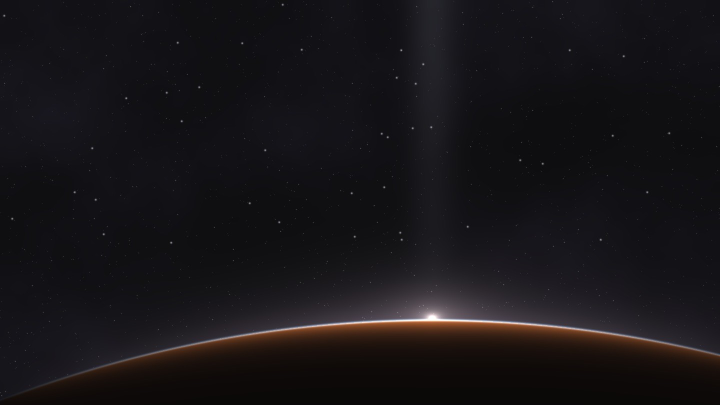
#> input picture client/sgrender/art/SGHud-login.jpg, 1440 x 810 px (shown at 1/2 size)
$ python make_go_icon.py
#> lines starting #> are read from the running program, lines starting #| are printed output that depends on the picture
"""GO ICON (user 2026-11-02 17:47 "安装文件的图示是否能改成刚刚的地平线背景"): a square crop around the planet horizon
of the login background D (client/sgrender/art/SGHud-login.jpg).  Writes
  launcher/go.ico          16-256 px (PNG entries): GOLauncher.exe / GORelay.exe (launcher.res), the installer (nsi)
  deploy/go_icon32.png     32 x 32: the game exe's own icons (tools/set_exe_icon.py patches them in place)
Small sizes are brighter and sharper (the thin horizon line would vanish).
usage: python tools/make_go_icon.py"""
import io, os, struct, sys
from PIL import Image, ImageEnhance, ImageFilter
REPO = os.path.normpath(os.path.join(os.path.dirname(os.path.abspath(__file__)), ".."))
bg = Image.open(os.path.join(REPO, "client", "sgrender", "art", "SGHud-login.jpg")).convert('RGB')
#> bg is the input picture: PIL image 1440x810 RGB; mean R, G, B 23.4, 20.8, 23.7
W, H = bg.size; cx = int(0.6 * W)
#> after `W, H = bg.size`: W = 1440; H = 810
#> after `cx = int(0.6 * W)`: cx = 864
src = bg.crop((cx - 200, H - 400, cx + 200, H))
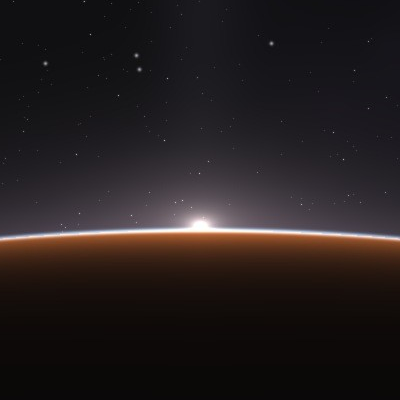
#> src: PIL image 400x400 RGB; mean R, G, B 36.8, 30.1, 30.5
def at(s):
    im = ImageEnhance.Brightness(src).enhance(1.25 if s > 48 else 1.55)
    if s <= 48: im = ImageEnhance.Contrast(im).enhance(1.35)
    im = im.resize((s, s), Image.LANCZOS)
    if s <= 48: im = im.filter(ImageFilter.UnsharpMask(1, 120, 2))
    return im
sizes = [16, 24, 32, 48, 64, 128, 256]
ents, datas = [], []
for s in sizes:
    b = io.BytesIO(); at(s).convert('RGBA').save(b, 'PNG'); datas.append(b.getvalue())
#> this loop made 7 passes
#> pass 1, in at, `im = ImageEnhance.Brightness(src).enhance(1.25 if s > 48 else 1.55)`:
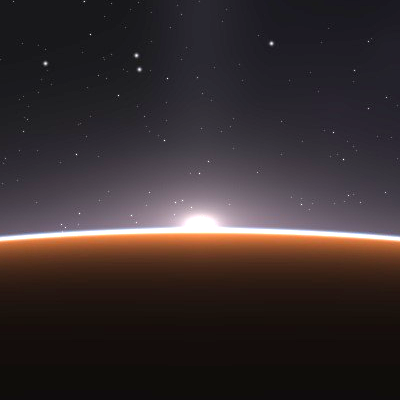
#> im: PIL image 400x400 RGB; mean R, G, B 55.3, 45.3, 46
#> pass 1, in at, `if s <= 48: im = ImageEnhance.Contrast(im).enhance(1.35)`:
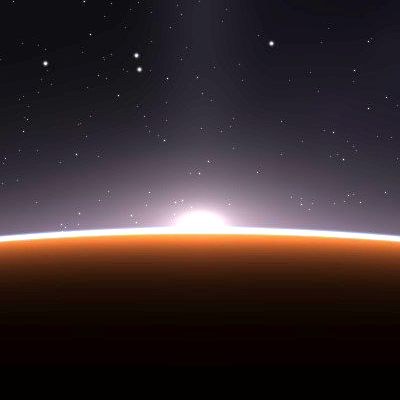
#> im: PIL image 400x400 RGB; mean R, G, B 55.8, 43, 44.2
#> pass 1, in at, `im = im.resize((s, s), Image.LANCZOS)`:
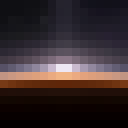
#> im: PIL image 16x16 RGB (shown 8 times larger); mean R, G, B 55.8, 43, 44.2
#> pass 1, in at, `if s <= 48: im = im.filter(ImageFilter.UnsharpMask(1, 120, 2))`:
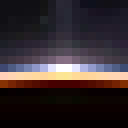
#> im: PIL image 16x16 RGB (shown 8 times larger); mean R, G, B 54.2, 43.9, 46.1
off = 6 + 16 * len(sizes); hdr = struct.pack('<HHH', 0, 1, len(sizes))
for s, d in zip(sizes, datas):
    hdr += struct.pack('<BBBBHHII', s % 256, s % 256, 0, 0, 1, 32, len(d), off); off += len(d)
open(os.path.join(REPO, "launcher", "go.ico"), 'wb').write(hdr + b''.join(datas))
at(32).save(os.path.join(REPO, "deploy", "go_icon32.png"))            # the 32x32 picture for the exe's own icons (24-bit, patched in place)
#> in at (call 8), `im = im.resize((s, s), Image.LANCZOS)`:
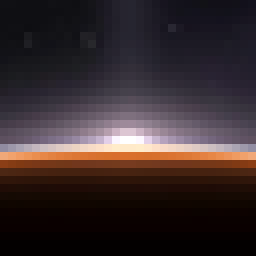
#> im: PIL image 32x32 RGB (shown 8 times larger); mean R, G, B 55.8, 43, 44.2
#> in at (call 8), `if s <= 48: im = im.filter(ImageFilter.UnsharpMask(1, 120, 2))`:
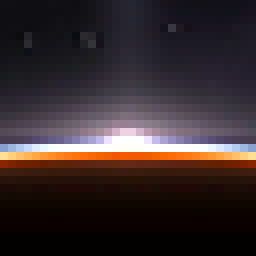
#> im: PIL image 32x32 RGB (shown 8 times larger); mean R, G, B 55.2, 43.1, 44.6
